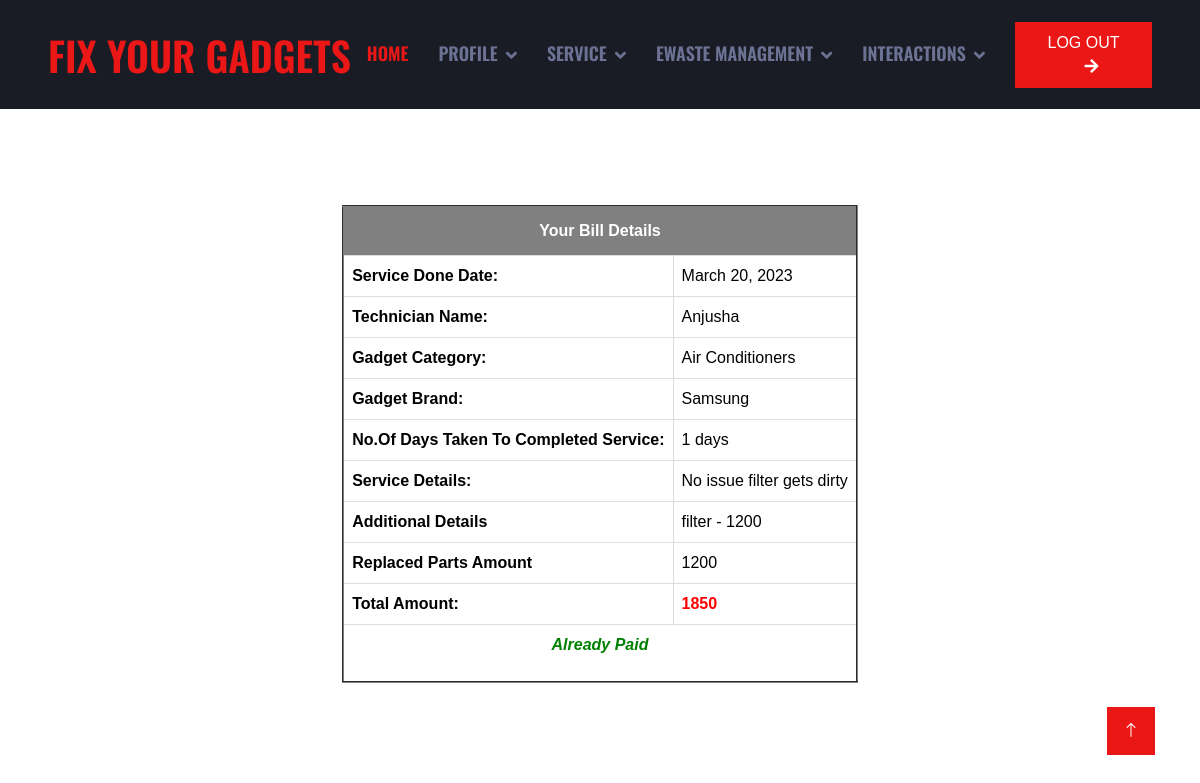
The app's page /User/viewbill/9 (signed in) with its own data.
### Technician/models.py (models this page shows)
class Servicebill(models.Model):
    servicebill_date=models.DateField(auto_now_add=True)
    servicebill_amount=models.CharField(max_length=100)
    servicebill_noofdays=models.CharField(max_length=100)
    servicebill_details=models.CharField(max_length=200)
    servicebill_additionaldetails=models.CharField(max_length=200)
    servicebill_partamount=models.CharField(max_length=100)
    assignedservicebooking=models.ForeignKey('Admin.Assignservicebook',on_delete=models.SET_NULL,null=True)

### Admin/models.py (models this page shows, shortened)
class Assignservicebook(models.Model):
    asb_status=models.IntegerField(default=0)
    technician=models.ForeignKey(Technician,on_delete=models.SET_NULL,null=True)
    servicebooking=models.ForeignKey('User.Servicebook',on_delete=models.SET_NULL,null=True)

class Technician(models.Model):
    technician_name=models.CharField(max_length=50)
    technician_gender=models.CharField(max_length=50)
    technician_contact=models.CharField(max_length=50)
    technician_email=models.CharField(max_length=50)
    technician_password=models.CharField(max_length=50)
    technician_photo=models.FileField(upload_to='TechnicianDocs/')
    technician_experience=models.CharField(max_length=100)
    technician_address=models.CharField(max_length=100)
    category=models.ForeignKey(Category,on_delete=models.CASCADE)

class Category(models.Model):
    category_name=models.CharField(max_length=50)

class Brand(models.Model):
    brand_name=models.CharField(max_length=50)

### User/models.py (models this page shows)
class Servicebook(models.Model):
    Servicebook_details=models.CharField(max_length=100)
    Servicebook_address=models.CharField(max_length=100)
    Servicebook_date=models.DateField(auto_now_add=True)
    Servicebook_status=models.IntegerField(default=0)
    payment_status=models.IntegerField(default=0)
    category=models.ForeignKey('Admin.Category',on_delete=models.SET_NULL,null=True)
    brand=models.ForeignKey('Admin.Brand',on_delete=models.SET_NULL,null=True)
    user=models.ForeignKey(User,on_delete=models.SET_NULL,null=True)

### User/views.py (the view)
# urls.py: path('viewbill/<int:bid>', views.ViewServiceBill,name="viewbill"),
def ViewServiceBill(request,bid):
    if 'uid' in request.session:
        request.session["bookingid"]=bid
        asbid=Assignservicebook.objects.get(servicebooking=bid)
        servbill=Servicebill.objects.get(assignedservicebooking=asbid)
        return render(request,"User/ViewBill.html",{'data':servbill})
    else:
        return redirect('guest:Home')

### User/Templates/User/ViewBill.html (shortened to what this page needs)
{% extends 'User/Head.html' %}
{% load static %}
{% block content %}
<!DOCTYPE html>
<html lang="en">
<head>
</head>
<body>
    <div id="tab">
        <br>
        <br>
        <br>
        <br>
    <table border="2" align="center" cellpadding="10" style="border-collapse: collapse;">
        <tr>
            <th colspan="4"><center>Your Bill Details</center></th>
            </tr>
        <tr>
            <td><b>Service Done Date:</b></td>
            <td>{{data.servicebill_date}}</td>
        </tr>
        <tr>
            <td><b>Technician Name:</b></td>
            <td>{{data.assignedservicebooking.technician.technician_name}}</td>
        </tr>
        <tr>
            <td><b>Gadget Category:</b></td>
            <td>{{data.assignedservicebooking.servicebooking.category.category_name}}</td>
        </tr>
        <tr>
            <td><b>Gadget Brand:</b></td>
            <td>{{data.assignedservicebooking.servicebooking.brand.brand_name}}</td>
        </tr>
        <tr>
            <td><b>No.Of Days Taken To Completed Service:</b></td>
            <td>{{data.servicebill_noofdays}} days</td>
        </tr>
        <tr>
            <td><b>Service Details:</b></td>
            <td>{{data.servicebill_details}}</td>
        </tr>
        <tr>
            <td><b>Additional Details</b></td>
            <td>{{data.servicebill_additionaldetails}}</td>
        </tr>
        <tr>
            <td><b>Replaced Parts Amount</b></td>
            <td>{{data.servicebill_partamount}}</td>
        </tr>
        <tr>
            <td><b>Total Amount:</b></td>
            <td><b><font color="red">{{data.servicebill_amount}}</font></b></td>
        </tr>
        <tr>
            <td align="center" colspan="2">
                {% if data.assignedservicebooking.servicebooking.payment_status == 0 %}
                <p><a href="{% url 'webuser:viewpay' data.id %}">PAY NOW</a></p>
                {% else %}
                <p><font color="green"><i><b>Already Paid</b></i></font></p>
                {% endif %}
            </td>
        </tr>
    </table>
    </div>
</body>
</html>
{% endblock content %}

### Guest/static/Main/css/style.css (style rules this page uses)
:root { --primary: #EB1616; --secondary: #191C24; --light: #6C7293; --dark: #000000; }

### Guest/static/form.css (style rules this page uses)
#tab { font-family: "Trebuchet MS", Arial, Helvetica, sans-serif; border-collapse: collapse; width: 100%; }
#tab td, #tab th { border: 1px solid #ddd; padding: 8px; color: black; }
#tab th { padding-top: 12px; padding-bottom: 12px; text-align: left; background-color: gray; color: white; }

### records on screen
Servicebill: servicebill_date "March 20, 2023", assignedservicebooking.technician.technician_name "Anjusha", assignedservicebooking.servicebooking.category.category_name "Air Conditioners", assignedservicebooking.servicebooking.brand.brand_name "Samsung", servicebill_noofdays "1", servicebill_details "No issue filter gets dirty", servicebill_additionaldetails "filter - 1200", servicebill_partamount "1200", servicebill_amount "1850"
